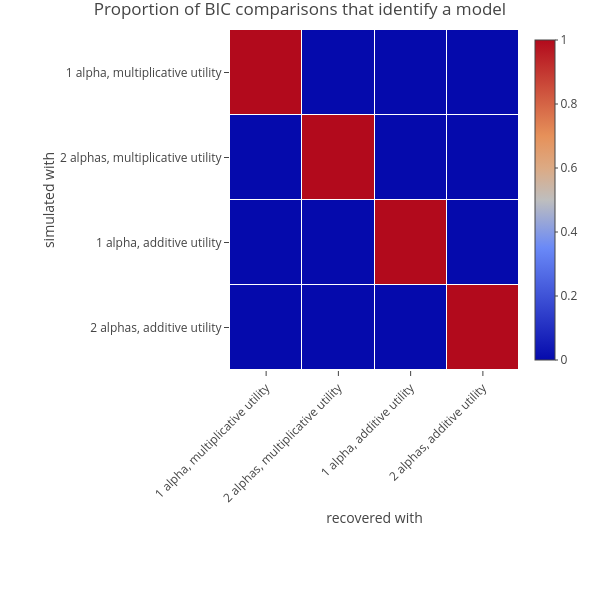

The notebook cell this image was saved under:
### Markdown cell above
## Model recovery

Because we have fitted all 4 models to each simulated dataset, we can also compare which *model* (as opposed to *model parameters* in the previous section) describes a simulated dataset best.

In total, we have simulated 100 datasets from 4 models, and then fitted 4 models again to each dataset. As such, we can use the BIC to identify which fitted model best describes it. We can do so 100 times. The function below plots the proportion of times a model was identified as the best fitting model according to the BIC. Run the next code cell now.

### Code cell
plotting.visualise_BIC_recovery(recov1AlphaMul, recov2AlphaMul, recov1AlphaAdd, recov2AlphaAdd)

### Figure 1 — Plotly figure (JSON) as saved in the notebook; plotly's stock layout.template omitted (floating-point values rounded to 4 significant figures)
{"data": [{"colorbar": {"thickness": 20, "ticklen": 3}, "type": "heatmap", "x": ["1 alpha, multiplicative utility", "2 alphas, multiplicative utility", "1 alpha, additive utility", "2 alphas, additive utility"], "xgap": 1, "y": ["1 alpha, multiplicative utility", "2 alphas, multiplicative utility", "1 alpha, additive utility", "2 alphas, additive utility"], "ygap": 1, "z": [[1, 0, 0, 0], [0, 1, 0, 0], [0, 0, 1, 0], [0, 0, 0, 1]]}], "layout": {"height": 600, "margin": {"b": 230, "l": 230, "r": 30, "t": 30}, "title": {"text": "Proportion of BIC comparisons that identify a model"}, "width": 600, "xaxis": {"showgrid": false, "tickangle": -45, "title": {"text": "recovered with"}}, "yaxis": {"autorange": "reversed", "showgrid": false, "title": {"text": "simulated with"}}}}
